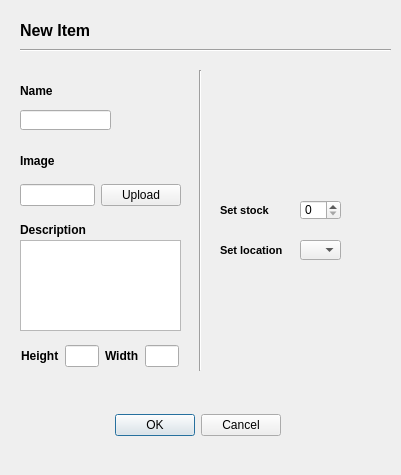
<?xml version="1.0" encoding="UTF-8"?>
<ui version="4.0">
 <class>AddItemDialog</class>
 <widget class="QDialog" name="AddItemDialog">
  <property name="geometry">
   <rect>
    <x>0</x>
    <y>0</y>
    <width>401</width>
    <height>475</height>
   </rect>
  </property>
  <property name="windowTitle">
   <string>Dialog</string>
  </property>
  <widget class="QDialogButtonBox" name="buttonBox">
   <property name="geometry">
    <rect>
     <x>80</x>
     <y>400</y>
     <width>201</width>
     <height>51</height>
    </rect>
   </property>
   <property name="orientation">
    <enum>Qt::Horizontal</enum>
   </property>
   <property name="standardButtons">
    <set>QDialogButtonBox::Cancel|QDialogButtonBox::Ok</set>
   </property>
  </widget>
  <widget class="QPlainTextEdit" name="plainTextEdit">
   <property name="geometry">
    <rect>
     <x>20</x>
     <y>240</y>
     <width>161</width>
     <height>91</height>
    </rect>
   </property>
  </widget>
  <widget class="QLabel" name="label_7">
   <property name="geometry">
    <rect>
     <x>20</x>
     <y>220</y>
     <width>81</width>
     <height>20</height>
    </rect>
   </property>
   <property name="font">
    <font>
     <weight>75</weight>
     <bold>true</bold>
    </font>
   </property>
   <property name="text">
    <string>Description</string>
   </property>
  </widget>
  <widget class="QWidget" name="horizontalLayoutWidget">
   <property name="geometry">
    <rect>
     <x>20</x>
     <y>170</y>
     <width>161</width>
     <height>51</height>
    </rect>
   </property>
   <layout class="QHBoxLayout" name="horizontalLayout">
    <item>
     <widget class="QLineEdit" name="lineEditImage"/>
    </item>
    <item>
     <widget class="QPushButton" name="buttonUploadImage">
      <property name="text">
       <string>Upload</string>
      </property>
     </widget>
    </item>
   </layout>
  </widget>
  <widget class="QLabel" name="label_4">
   <property name="geometry">
    <rect>
     <x>20</x>
     <y>150</y>
     <width>141</width>
     <height>21</height>
    </rect>
   </property>
   <property name="font">
    <font>
     <weight>75</weight>
     <bold>true</bold>
    </font>
   </property>
   <property name="text">
    <string>Image</string>
   </property>
   <property name="scaledContents">
    <bool>false</bool>
   </property>
  </widget>
  <widget class="QWidget" name="gridLayoutWidget">
   <property name="geometry">
    <rect>
     <x>20</x>
     <y>330</y>
     <width>161</width>
     <height>51</height>
    </rect>
   </property>
   <layout class="QGridLayout" name="gridLayout">
    <property name="leftMargin">
     <number>1</number>
    </property>
    <property name="topMargin">
     <number>1</number>
    </property>
    <property name="rightMargin">
     <number>2</number>
    </property>
    <item row="2" column="0">
     <widget class="QLabel" name="label_5">
      <property name="font">
       <font>
        <weight>75</weight>
        <bold>true</bold>
       </font>
      </property>
      <property name="text">
       <string>Height</string>
      </property>
     </widget>
    </item>
    <item row="2" column="1">
     <widget class="QLineEdit" name="lineEditHeight"/>
    </item>
    <item row="2" column="2">
     <widget class="QLabel" name="label_6">
      <property name="font">
       <font>
        <weight>75</weight>
        <bold>true</bold>
       </font>
      </property>
      <property name="text">
       <string>Width</string>
      </property>
     </widget>
    </item>
    <item row="2" column="3">
     <widget class="QLineEdit" name="lineEditWidth"/>
    </item>
   </layout>
  </widget>
  <widget class="QLineEdit" name="lineEditName">
   <property name="geometry">
    <rect>
     <x>20</x>
     <y>110</y>
     <width>91</width>
     <height>20</height>
    </rect>
   </property>
  </widget>
  <widget class="QLabel" name="label">
   <property name="geometry">
    <rect>
     <x>20</x>
     <y>80</y>
     <width>91</width>
     <height>21</height>
    </rect>
   </property>
   <property name="font">
    <font>
     <weight>75</weight>
     <bold>true</bold>
    </font>
   </property>
   <property name="styleSheet">
    <string notr="true"/>
   </property>
   <property name="text">
    <string>Name</string>
   </property>
  </widget>
  <widget class="QComboBox" name="comboBox">
   <property name="geometry">
    <rect>
     <x>300</x>
     <y>240</y>
     <width>41</width>
     <height>20</height>
    </rect>
   </property>
  </widget>
  <widget class="QLabel" name="label_2">
   <property name="geometry">
    <rect>
     <x>220</x>
     <y>200</y>
     <width>71</width>
     <height>21</height>
    </rect>
   </property>
   <property name="font">
    <font>
     <pointsize>8</pointsize>
     <weight>75</weight>
     <bold>true</bold>
    </font>
   </property>
   <property name="text">
    <string>Set stock</string>
   </property>
  </widget>
  <widget class="QSpinBox" name="spinBoxStock">
   <property name="geometry">
    <rect>
     <x>300</x>
     <y>200</y>
     <width>41</width>
     <height>20</height>
    </rect>
   </property>
  </widget>
  <widget class="QLabel" name="label_3">
   <property name="geometry">
    <rect>
     <x>220</x>
     <y>240</y>
     <width>71</width>
     <height>20</height>
    </rect>
   </property>
   <property name="font">
    <font>
     <pointsize>8</pointsize>
     <weight>75</weight>
     <bold>true</bold>
    </font>
   </property>
   <property name="text">
    <string>Set location</string>
   </property>
  </widget>
  <widget class="Line" name="line">
   <property name="geometry">
    <rect>
     <x>190</x>
     <y>70</y>
     <width>20</width>
     <height>301</height>
    </rect>
   </property>
   <property name="font">
    <font>
     <pointsize>12</pointsize>
    </font>
   </property>
   <property name="orientation">
    <enum>Qt::Vertical</enum>
   </property>
  </widget>
  <widget class="Line" name="line_2">
   <property name="geometry">
    <rect>
     <x>20</x>
     <y>40</y>
     <width>371</width>
     <height>20</height>
    </rect>
   </property>
   <property name="font">
    <font>
     <pointsize>12</pointsize>
    </font>
   </property>
   <property name="orientation">
    <enum>Qt::Horizontal</enum>
   </property>
  </widget>
  <widget class="QLabel" name="label_8">
   <property name="geometry">
    <rect>
     <x>20</x>
     <y>20</y>
     <width>111</width>
     <height>21</height>
    </rect>
   </property>
   <property name="font">
    <font>
     <pointsize>12</pointsize>
     <weight>75</weight>
     <bold>true</bold>
    </font>
   </property>
   <property name="text">
    <string>New Item</string>
   </property>
  </widget>
 </widget>
 <resources/>
 <connections>
  <connection>
   <sender>buttonBox</sender>
   <signal>accepted()</signal>
   <receiver>AddItemDialog</receiver>
   <slot>accept()</slot>
   <hints>
    <hint type="sourcelabel">
     <x>248</x>
     <y>254</y>
    </hint>
    <hint type="destinationlabel">
     <x>157</x>
     <y>274</y>
    </hint>
   </hints>
  </connection>
  <connection>
   <sender>buttonBox</sender>
   <signal>rejected()</signal>
   <receiver>AddItemDialog</receiver>
   <slot>reject()</slot>
   <hints>
    <hint type="sourcelabel">
     <x>316</x>
     <y>260</y>
    </hint>
    <hint type="destinationlabel">
     <x>286</x>
     <y>274</y>
    </hint>
   </hints>
  </connection>
 </connections>
</ui>
